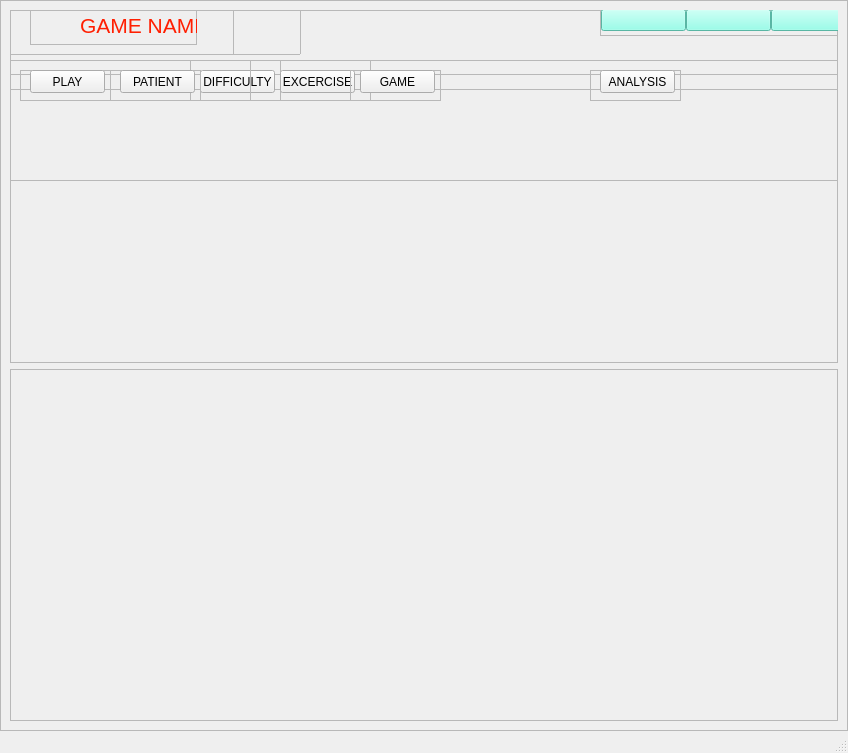
<?xml version="1.0" encoding="UTF-8"?>
<ui version="4.0">
 <class>MainWindow</class>
 <widget class="QMainWindow" name="MainWindow">
  <property name="geometry">
   <rect>
    <x>0</x>
    <y>0</y>
    <width>848</width>
    <height>753</height>
   </rect>
  </property>
  <property name="windowTitle">
   <string>MainWindow</string>
  </property>
  <widget class="QWidget" name="centralwidget">
   <layout class="QVBoxLayout" name="verticalLayout">
    <property name="spacing">
     <number>0</number>
    </property>
    <property name="leftMargin">
     <number>0</number>
    </property>
    <property name="topMargin">
     <number>0</number>
    </property>
    <property name="rightMargin">
     <number>0</number>
    </property>
    <property name="bottomMargin">
     <number>0</number>
    </property>
    <item>
     <widget class="QFrame" name="mainmenu">
      <property name="maximumSize">
       <size>
        <width>1200</width>
        <height>16777215</height>
       </size>
      </property>
      <property name="frameShape">
       <enum>QFrame::StyledPanel</enum>
      </property>
      <property name="frameShadow">
       <enum>QFrame::Raised</enum>
      </property>
      <layout class="QVBoxLayout" name="verticalLayout_2">
       <item>
        <widget class="QFrame" name="navbar2">
         <property name="maximumSize">
          <size>
           <width>16777215</width>
           <height>16777215</height>
          </size>
         </property>
         <property name="frameShape">
          <enum>QFrame::StyledPanel</enum>
         </property>
         <property name="frameShadow">
          <enum>QFrame::Raised</enum>
         </property>
         <widget class="QFrame" name="navbar">
          <property name="geometry">
           <rect>
            <x>-20</x>
            <y>-20</y>
            <width>1900</width>
            <height>100</height>
           </rect>
          </property>
          <property name="maximumSize">
           <size>
            <width>16777215</width>
            <height>100</height>
           </size>
          </property>
          <property name="frameShape">
           <enum>QFrame::StyledPanel</enum>
          </property>
          <property name="frameShadow">
           <enum>QFrame::Raised</enum>
          </property>
          <layout class="QHBoxLayout" name="horizontalLayout">
           <item>
            <widget class="QFrame" name="frame">
             <property name="maximumSize">
              <size>
               <width>16777215</width>
               <height>70</height>
              </size>
             </property>
             <property name="frameShape">
              <enum>QFrame::StyledPanel</enum>
             </property>
             <property name="frameShadow">
              <enum>QFrame::Raised</enum>
             </property>
             <widget class="QFrame" name="frame_2">
              <property name="geometry">
               <rect>
                <x>-10</x>
                <y>0</y>
                <width>311</width>
                <height>50</height>
               </rect>
              </property>
              <property name="maximumSize">
               <size>
                <width>16777215</width>
                <height>50</height>
               </size>
              </property>
              <property name="frameShape">
               <enum>QFrame::StyledPanel</enum>
              </property>
              <property name="frameShadow">
               <enum>QFrame::Raised</enum>
              </property>
              <widget class="QFrame" name="gamenamehere">
               <property name="geometry">
                <rect>
                 <x>20</x>
                 <y>-10</y>
                 <width>224</width>
                 <height>60</height>
                </rect>
               </property>
               <property name="frameShape">
                <enum>QFrame::StyledPanel</enum>
               </property>
               <property name="frameShadow">
                <enum>QFrame::Raised</enum>
               </property>
               <widget class="QFrame" name="frame_3">
                <property name="geometry">
                 <rect>
                  <x>20</x>
                  <y>0</y>
                  <width>167</width>
                  <height>50</height>
                 </rect>
                </property>
                <property name="maximumSize">
                 <size>
                  <width>300</width>
                  <height>50</height>
                 </size>
                </property>
                <property name="baseSize">
                 <size>
                  <width>10</width>
                  <height>20</height>
                 </size>
                </property>
                <property name="cursor">
                 <cursorShape>OpenHandCursor</cursorShape>
                </property>
                <property name="acceptDrops">
                 <bool>false</bool>
                </property>
                <property name="frameShape">
                 <enum>QFrame::StyledPanel</enum>
                </property>
                <property name="frameShadow">
                 <enum>QFrame::Raised</enum>
                </property>
                <widget class="QLabel" name="label">
                 <property name="geometry">
                  <rect>
                   <x>50</x>
                   <y>10</y>
                   <width>171</width>
                   <height>41</height>
                  </rect>
                 </property>
                 <property name="font">
                  <font>
                   <family>MS Shell Dlg 2</family>
                   <pointsize>16</pointsize>
                   <weight>50</weight>
                   <italic>false</italic>
                   <bold>false</bold>
                  </font>
                 </property>
                 <property name="styleSheet">
                  <string notr="true">color:  rgb(255, 31, 2);

font: 16pt &quot;MS Shell Dlg 2&quot;;</string>
                 </property>
                 <property name="text">
                  <string>GAME NAME</string>
                 </property>
                </widget>
               </widget>
              </widget>
             </widget>
             <widget class="QFrame" name="frame_4">
              <property name="geometry">
               <rect>
                <x>600</x>
                <y>0</y>
                <width>257</width>
                <height>31</height>
               </rect>
              </property>
              <property name="sizePolicy">
               <sizepolicy hsizetype="Preferred" vsizetype="Preferred">
                <horstretch>0</horstretch>
                <verstretch>30</verstretch>
               </sizepolicy>
              </property>
              <property name="frameShape">
               <enum>QFrame::StyledPanel</enum>
              </property>
              <property name="frameShadow">
               <enum>QFrame::Raised</enum>
              </property>
              <property name="lineWidth">
               <number>5</number>
              </property>
              <property name="midLineWidth">
               <number>2</number>
              </property>
              <layout class="QHBoxLayout" name="horizontalLayout_2">
               <property name="spacing">
                <number>0</number>
               </property>
               <property name="leftMargin">
                <number>0</number>
               </property>
               <property name="topMargin">
                <number>0</number>
               </property>
               <property name="rightMargin">
                <number>0</number>
               </property>
               <property name="bottomMargin">
                <number>0</number>
               </property>
               <item>
                <widget class="QPushButton" name="pushButton">
                 <property name="styleSheet">
                  <string notr="true">background-color:rgb(125, 255, 229);</string>
                 </property>
                 <property name="text">
                  <string/>
                 </property>
                 <property name="icon">
                  <iconset resource="icons.qrc">
                   <normaloff>:/icons/icons/minimize.png</normaloff>:/icons/icons/minimize.png</iconset>
                 </property>
                 <property name="iconSize">
                  <size>
                   <width>40</width>
                   <height>20</height>
                  </size>
                 </property>
                </widget>
               </item>
               <item>
                <widget class="QPushButton" name="pushButton_2">
                 <property name="autoFillBackground">
                  <bool>false</bool>
                 </property>
                 <property name="styleSheet">
                  <string notr="true">background-color:rgb(125, 255, 229);</string>
                 </property>
                 <property name="text">
                  <string/>
                 </property>
                 <property name="icon">
                  <iconset resource="icons.qrc">
                   <normaloff>:/icons/icons/maximize.png</normaloff>:/icons/icons/maximize.png</iconset>
                 </property>
                </widget>
               </item>
               <item>
                <widget class="QPushButton" name="pushButton_3">
                 <property name="styleSheet">
                  <string notr="true">background-color:rgb(125, 255, 229);</string>
                 </property>
                 <property name="text">
                  <string/>
                 </property>
                 <property name="icon">
                  <iconset resource="icons.qrc">
                   <normaloff>:/icons/icons/cross.png</normaloff>:/icons/icons/cross.png</iconset>
                 </property>
                </widget>
               </item>
              </layout>
             </widget>
            </widget>
           </item>
          </layout>
         </widget>
         <widget class="QFrame" name="frame_5">
          <property name="geometry">
           <rect>
            <x>0</x>
            <y>50</y>
            <width>831</width>
            <height>121</height>
           </rect>
          </property>
          <property name="frameShape">
           <enum>QFrame::StyledPanel</enum>
          </property>
          <property name="frameShadow">
           <enum>QFrame::Raised</enum>
          </property>
          <widget class="QFrame" name="frame_6">
           <property name="geometry">
            <rect>
             <x>10</x>
             <y>10</y>
             <width>91</width>
             <height>31</height>
            </rect>
           </property>
           <property name="frameShape">
            <enum>QFrame::StyledPanel</enum>
           </property>
           <property name="frameShadow">
            <enum>QFrame::Raised</enum>
           </property>
           <widget class="QPushButton" name="pushButton_4">
            <property name="geometry">
             <rect>
              <x>10</x>
              <y>0</y>
              <width>75</width>
              <height>23</height>
             </rect>
            </property>
            <property name="text">
             <string>PLAY</string>
            </property>
           </widget>
          </widget>
          <widget class="QFrame" name="frame_7">
           <property name="geometry">
            <rect>
             <x>180</x>
             <y>0</y>
             <width>91</width>
             <height>41</height>
            </rect>
           </property>
           <property name="frameShape">
            <enum>QFrame::StyledPanel</enum>
           </property>
           <property name="frameShadow">
            <enum>QFrame::Raised</enum>
           </property>
           <widget class="QPushButton" name="pushButton_6">
            <property name="geometry">
             <rect>
              <x>10</x>
              <y>10</y>
              <width>75</width>
              <height>23</height>
             </rect>
            </property>
            <property name="text">
             <string>DIFFICULTY</string>
            </property>
           </widget>
          </widget>
          <widget class="QFrame" name="frame_8">
           <property name="geometry">
            <rect>
             <x>100</x>
             <y>10</y>
             <width>91</width>
             <height>31</height>
            </rect>
           </property>
           <property name="frameShape">
            <enum>QFrame::StyledPanel</enum>
           </property>
           <property name="frameShadow">
            <enum>QFrame::Raised</enum>
           </property>
           <widget class="QPushButton" name="pushButton_5">
            <property name="geometry">
             <rect>
              <x>10</x>
              <y>0</y>
              <width>75</width>
              <height>23</height>
             </rect>
            </property>
            <property name="text">
             <string>PATIENT</string>
            </property>
           </widget>
          </widget>
          <widget class="QFrame" name="frame_9">
           <property name="geometry">
            <rect>
             <x>240</x>
             <y>0</y>
             <width>121</width>
             <height>41</height>
            </rect>
           </property>
           <property name="frameShape">
            <enum>QFrame::StyledPanel</enum>
           </property>
           <property name="frameShadow">
            <enum>QFrame::Raised</enum>
           </property>
           <widget class="QPushButton" name="pushButton_7">
            <property name="geometry">
             <rect>
              <x>30</x>
              <y>10</y>
              <width>75</width>
              <height>23</height>
             </rect>
            </property>
            <property name="text">
             <string>EXCERCISE</string>
            </property>
           </widget>
          </widget>
          <widget class="QFrame" name="frame_10">
           <property name="geometry">
            <rect>
             <x>340</x>
             <y>10</y>
             <width>91</width>
             <height>31</height>
            </rect>
           </property>
           <property name="frameShape">
            <enum>QFrame::StyledPanel</enum>
           </property>
           <property name="frameShadow">
            <enum>QFrame::Raised</enum>
           </property>
           <widget class="QPushButton" name="pushButton_8">
            <property name="geometry">
             <rect>
              <x>10</x>
              <y>0</y>
              <width>75</width>
              <height>23</height>
             </rect>
            </property>
            <property name="text">
             <string>GAME</string>
            </property>
           </widget>
          </widget>
          <widget class="QFrame" name="frame_13">
           <property name="geometry">
            <rect>
             <x>580</x>
             <y>10</y>
             <width>91</width>
             <height>31</height>
            </rect>
           </property>
           <property name="frameShape">
            <enum>QFrame::StyledPanel</enum>
           </property>
           <property name="frameShadow">
            <enum>QFrame::Raised</enum>
           </property>
           <widget class="QPushButton" name="pushButton_11">
            <property name="geometry">
             <rect>
              <x>10</x>
              <y>0</y>
              <width>75</width>
              <height>23</height>
             </rect>
            </property>
            <property name="text">
             <string>ANALYSIS</string>
            </property>
           </widget>
          </widget>
         </widget>
        </widget>
       </item>
       <item>
        <widget class="QFrame" name="herobox">
         <property name="frameShape">
          <enum>QFrame::StyledPanel</enum>
         </property>
         <property name="frameShadow">
          <enum>QFrame::Raised</enum>
         </property>
        </widget>
       </item>
      </layout>
     </widget>
    </item>
   </layout>
  </widget>
  <widget class="QStatusBar" name="statusbar"/>
 </widget>
 <resources>
  <include location="icons.qrc"/>
 </resources>
 <connections/>
</ui>
